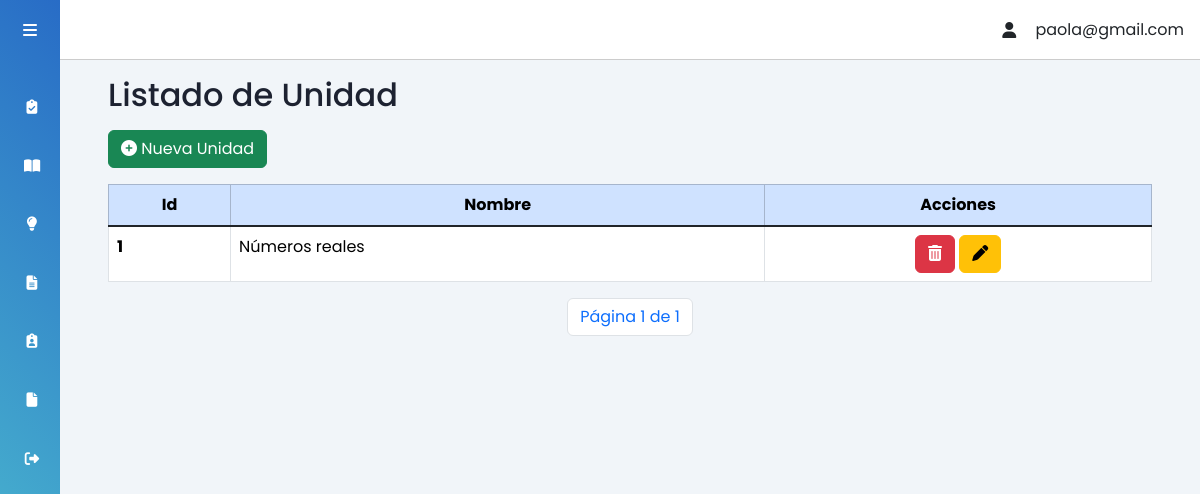
Before: /unidad/ (signed in) with the older database file.
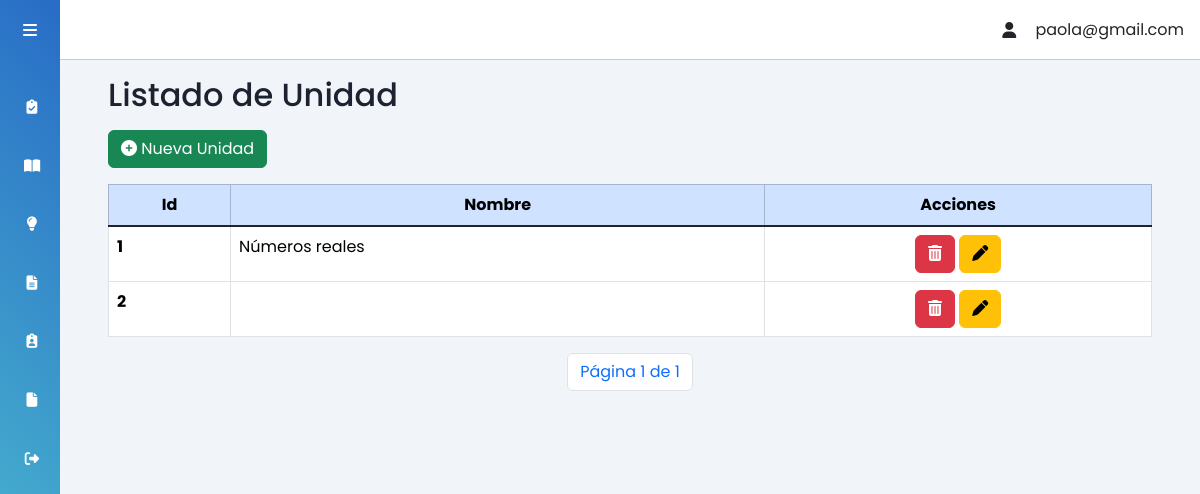
After: the same page with the newer database file.
### tasks/models.py (models this page shows, shortened)
class Unidad(models.Model):
    nombre = models.CharField(max_length=100)

### tasks/views.py (the view)
# urls.py: path('unidad/', views.vwUnidad, name='unidad'),
@login_required
def vwUnidad(request):
    unidades_list = Unidad.objects.all()  # Obtener todos los registros de unidades
    paginator = Paginator(unidades_list, 5)
    page = request.GET.get('page')  # Obtener el número de página de la URL
    try:
        unidades = paginator.page(page)
    except PageNotAnInteger:
        unidades = paginator.page(1)
    except EmptyPage:
        unidades = paginator.page(paginator.num_pages)
    return render(request, 'create_unidad.html', {'unidad': unidades, 'btnUnidad': 'activado'})

### tasks/context_processors.py (called while the page is built)
def user_email(request):
    user = request.user
    if user.is_authenticated:
        email = user.email
        username = user.username
        first_name = user.first_name
        last_name = user.last_name
    else:
        email = None
        username = None
        first_name = None
        last_name = None
    return {
        'user_email': email,
        'user_username': username,
        'user_first_name': first_name,
        'user_last_name': last_name
    }

### tasks/templates/create_unidad.html (shortened to what this page needs)
{% extends 'profile.html' %}
{% load static %}
{% block content %}
<h2 class="dash-title">Listado de Unidad</h2>
<section class="row pl-5 w-100">
    <section class="form-group justify-content-center">
        <section class="col-sm-12">
            <button type="button" class="btn btn-success" data-bs-toggle="modal" data-bs-target="#modalRegister-Unidad">
                <i class="fa fa-plus-circle"></i> Nueva Unidad
            </button>
            <div id="alertContainer" class="position-absolute top-0 end-0"
                style="padding-top: 20px;padding-right: 10px;">
            </div>
        </section>
    </section>
</section>
<div class="row">
    <div class="col-md-12 tabla-unidad mt-3">
        <table class="table table-bordered">
            <thead class="table-primary">
                <tr style="text-align: center; padding: 4px 8px;">
                    <th scope="col">Id</th>
                    <th scope="col">Nombre</th>
                    <th scope="col">Acciones</th>
                </tr>
            </thead>
            <tbody class="table-group-divider ">
                {% if unidad %}
                {% for u in unidad %}
                <tr style="text-align: left;" data-id="{{ u.id }}">
                    <th scope="row">{{ u.id }}</th>
                    <td class="nombre-unidad">{{ u.nombre }}</td>
                    <td style="text-align: center;">
                        <a class="btn btn-danger" href="javascript:confi_delet_unidad({{u.id}});"><i class="fa fa-trash"
                                aria-hidden="true"></i></a>
                        <button type="button" vid="{{ u.id }}" class="btnObtenerUnidad btn btn-warning"
                            data-bs-toggle="modal" data-bs-target="#modalEdit-Unidad">
                            <i class="fa-solid fa-pen"></i>
                        </button>
                    </td>
                </tr>
                {% endfor %}
                {% else %}
                <p>No se encontraron unidades registradas.</p>
                {% endif %}
            </tbody>
        </table>
        <div class="d-flex justify-content-center mt-3" class="page-link">
            <div class="pagination">
                <li class="page-item"><a class="page-link">
                    Página {{ unidad.number }} de {{ unidad.paginator.num_pages }}</a></li>
            </div>
        </div>
    </div>
</div>
{% endblock %}

Changed rows visible on the page:
added Unidad: id "2"
